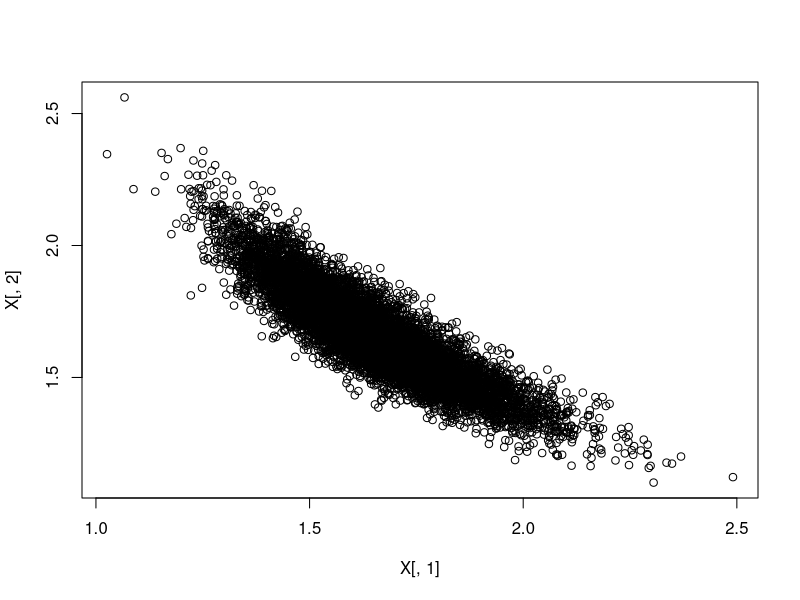

Reproduce this figure in R. (Note: this script raises an error after producing the figure.)
#' This script dispays location-dispersion ellipsoid and statistic, as described 
#' in A. Meucci, "Risk and Asset Allocation", Springer, 2005,  Chapter 2.
#'
#' @references
#' \url{http://symmys.com/node/170}
#' See Meucci's script for "S_MaxMinVariance.m"
#'
#' @author Xavier Valls \email{flamejat@@gmail.com}

if ( !require( "mvtnorm" ) ) stop("mvtnorm package installation required for this script")

##################################################################################################################
### Input parameters
Mu   = rbind( 0.5, 0.5 );
s    = rbind( 0.1, 0.1 );
nu   = 40;
r    = -0.9;
nSim = 10000;

##################################################################################################################
### Generate sample
C    = rbind( c( 1, r ), c( r, 1));
Ones = matrix( 1, nSim, 1);
Y    = Ones %*% t(Mu) + ( Ones %*% t(s) ) * rmvt( nSim, C, nu );
X    = exp( Y );
m    = matrix( apply( X, 2, mean ));
S    = cov( X );

##################################################################################################################
### Evaluate standard deviation on a one-dim projection (versor)
Theta  = seq( 0, 2 * pi, pi/100 );
nTheta = length( Theta );
invS = solve( S );

SDev   = matrix( NaN, nTheta, 1 );
Radius = matrix( NaN, nTheta, 1 );

for( n in 1 : nTheta )
{
    th = Theta[ n ];
    # versor
    e = rbind( cos(th), sin(th) );
    Z = X %*% e;  # projection
    SDev[ n ]   = sd( Z );  # standard deviation    
    Radius[ n ] = ( t(e) %*% invS %*% e )^( -1/2 );   # radius of ellipsoid
}

##################################################################################################################
### Compute min and max standard deviation and respective versor
min_n = which.min( SDev );
e_min = rbind( cos( Theta[ min_n ] ), sin( Theta[ min_n ] ) );
s_min = SDev[ min_n ];

max_n = which.max( SDev );
e_max = rbind( cos( Theta[ max_n ] ), sin( Theta[ max_n ] ) );
s_max = SDev[ max_n ];

##################################################################################################################
### Plots
dev.new();

# scatter plot simulations
plot( X[ , 1 ], X[ , 2 ] );

# plot ellipsoid
Scale = 2;
PlotEigVectors = 1;
PlotSquare = 1;
TwoDimEllipsoid( m, S, Scale, PlotEigVectors, PlotSquare);

# plot special directions defined by the max-min versors
Center = matrix( apply( X, 2, mean) ) * 0.7; # de-center plot of special directions for better display
v = Scale * matrix( seq( -1, 1, 0.1 ) );
Ones = 1 + 0 * v;

v_min = Ones %*% t( Center ) + v %*% s_min %*% t( e_min );
lines( v_min[ , 1 ], v_min[ , 2 ], col = "red" );
v_max = Ones %*% t( Center ) + v %*% s_max %*% t( e_max );
lines( v_max[ , 1 ], v_max[ , 2 ], col = "red" );

# plot statistics versus geometry
dev.new();
Scaled_Theta = Theta / (pi / 2);
 # plot standard deviation as function of direction
plot( Scaled_Theta, SDev, type = "l", xlab = "theta/(pi/2)", xlim = c( Scaled_Theta[ 1 ], Scaled_Theta[length(Scaled_Theta)] ) );
# plot radius of ellipsoid as function of direction
lines( Scaled_Theta, Radius, col="red" ); 
legend( "topleft", 1.9, c( "st.dev on projection", "radius of ellipsoid" ), col = c( "black", "red" ), lty = 1, bg = "gray90" );